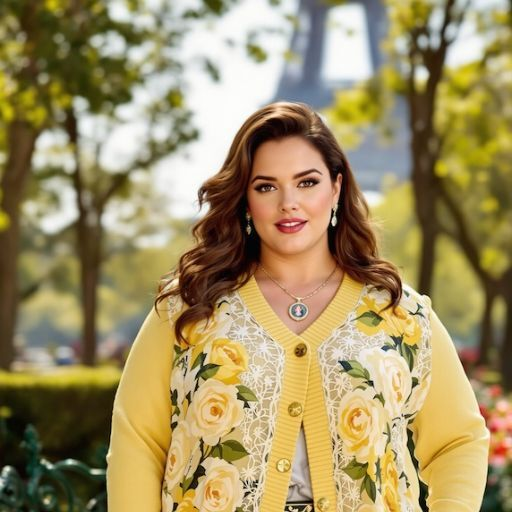
#> input picture SliderTraining-Klein/test1.jpg, 512 x 512 px
$ python -i generate_gaze_dataset_v2.py   (imports and definitions only)
#> lines starting #> are read from the running program, lines starting #| are printed output that depends on the picture; after the words box and inside, x2 and y2 are one past the last pixel; in counts of white or black regions, pixels touching at a corner belong together
"""
Generate horizontal gaze pairs using LivePortrait with optional eye-only blending.

For each source image this script writes:
  neg/<stem>.png      gaze left
  pos/<stem>.png      gaze right
  neutral/<stem>.png  resized source
  masks/<stem>.png    soft eye mask (when blend_mode=eyes_only)

The default blend mode is `eyes_only` to avoid the soft-skin artifact from
full-frame LivePortrait warping. Only the eye regions are transferred from the
warped image back onto the neutral source image.
"""

import argparse
import os
import sys
from pathlib import Path

import cv2
import numpy as np
from PIL import Image

LIVEPORTRAIT_DIR = os.path.join(os.path.dirname(os.path.abspath(__file__)), "../LivePortrait")
sys.path.insert(0, LIVEPORTRAIT_DIR)


# [40 lines left out: functions build_liveportrait, warp_gaze, not called in this run]


def _largest_box(boxes):
    if len(boxes) == 0:
        return None
    return max(boxes, key=lambda b: int(b[2]) * int(b[3]))


def _box_center(box):
    x, y, w, h = map(float, box)
    return x + 0.5 * w, y + 0.5 * h


def _box_area(box):
    return max(0.0, float(box[2])) * max(0.0, float(box[3]))


# [20 lines left out: function _box_iou, not called in this run]


def _dedupe_boxes(boxes, iou_threshold=0.18):
    deduped = []
    for box in sorted(boxes, key=_box_area, reverse=True):
        if any(_box_iou(box, kept) >= iou_threshold for kept in deduped):
            continue
        deduped.append(tuple(map(int, box)))
    return deduped


def _default_eye_boxes(image_width, image_height, face_box=None):
    if face_box is not None:
        fx, fy, fw, fh = map(int, face_box)
        eye_w = max(12, int(fw * 0.18))
        eye_h = max(8, int(fh * 0.10))
        eye_cy = fy + int(fh * 0.39)
        left_cx = fx + int(fw * 0.34)
        right_cx = fx + int(fw * 0.66)
        return [
            (left_cx - eye_w // 2, eye_cy - eye_h // 2, eye_w, eye_h),
            (right_cx - eye_w // 2, eye_cy - eye_h // 2, eye_w, eye_h),
        ]

    cx = image_width // 2
    cy = int(image_height * 0.38)
    rx = int(image_width * 0.09)
    ry = int(image_height * 0.05)
    offset = int(image_width * 0.13)
    return [
        (cx - offset - rx, cy - ry, 2 * rx, 2 * ry),
        (cx + offset - rx, cy - ry, 2 * rx, 2 * ry),
    ]


def _filter_eye_boxes(eye_boxes, face_box):
    if face_box is None:
        return [tuple(map(int, box)) for box in eye_boxes]

    fx, fy, fw, fh = map(float, face_box)
    filtered = []
    for box in eye_boxes:
        ex, ey, ew, eh = map(float, box)
        cx, cy = _box_center(box)
        aspect = ew / max(eh, 1.0)
        if ew < fw * 0.07 or ew > fw * 0.32:
            continue
        if eh < fh * 0.05 or eh > fh * 0.20:
            continue
        if cx < fx + fw * 0.10 or cx > fx + fw * 0.90:
            continue
        if cy < fy + fh * 0.18 or cy > fy + fh * 0.52:
            continue
        if aspect < 0.6 or aspect > 3.5:
            continue
        filtered.append((int(ex), int(ey), int(ew), int(eh)))
    return _dedupe_boxes(filtered)


def _select_eye_pair(eye_boxes, face_box):
    if len(eye_boxes) < 2:
        return None

    if face_box is None:
        face_width = max(float(max(box[0] + box[2] for box in eye_boxes) - min(box[0] for box in eye_boxes)), 1.0)
        face_height = max(float(max(box[1] + box[3] for box in eye_boxes) - min(box[1] for box in eye_boxes)), 1.0)
        face_center_x = sum(_box_center(box)[0] for box in eye_boxes) / float(len(eye_boxes))
    else:
        fx, fy, fw, fh = map(float, face_box)
        face_width = max(fw, 1.0)
        face_height = max(fh, 1.0)
        face_center_x = fx + 0.5 * fw

    best_pair = None
    best_score = -1e9
    for i in range(len(eye_boxes)):
        for j in range(i + 1, len(eye_boxes)):
            left, right = sorted((eye_boxes[i], eye_boxes[j]), key=lambda box: box[0])
            left_cx, left_cy = _box_center(left)
            right_cx, right_cy = _box_center(right)
            separation = (right_cx - left_cx) / face_width
            vertical_gap = abs(right_cy - left_cy) / face_height
            overlap = _box_iou(left, right)
            area_ratio = min(_box_area(left), _box_area(right)) / max(_box_area(left), _box_area(right), 1.0)

            score = area_ratio * 3.0
            score -= vertical_gap * 6.0
            score -= abs(separation - 0.32) * 5.0
            score -= overlap * 8.0

            if left_cx >= face_center_x or right_cx <= face_center_x:
                score -= 2.5
            if separation < 0.16 or separation > 0.72:
                score -= 2.0
            if vertical_gap > 0.14:
                score -= 2.0

            if score > best_score:
                best_score = score
                best_pair = [left, right]

    if best_score < -0.25:
        return None
    return best_pair


def build_eye_mask(
    source_rgb: np.ndarray,
    eye_mask_scale: float = 1.8,
    eye_mask_blur: int = 31,
) -> np.ndarray:
#> called with eye_mask_scale = 1.8, eye_mask_blur = 31
    h, w = source_rgb.shape[:2]
#> h = 512; w = 512
    gray = cv2.cvtColor(source_rgb, cv2.COLOR_RGB2GRAY)
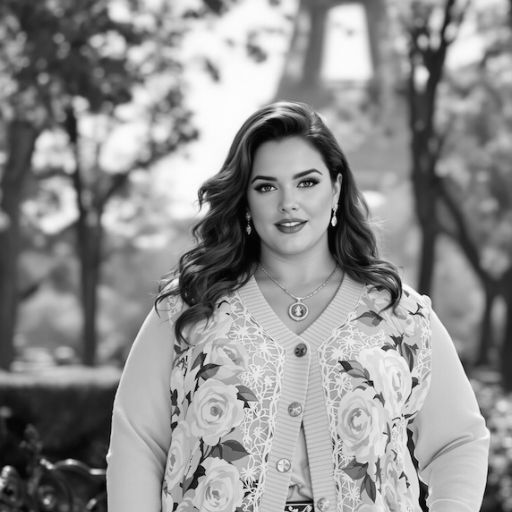
#> gray: shape (512, 512); min 0, max 255, mean 143.9

    face_detector = cv2.CascadeClassifier(
        cv2.data.haarcascades + "haarcascade_frontalface_default.xml"
    )
    eye_detector = cv2.CascadeClassifier(cv2.data.haarcascades + "haarcascade_eye.xml")

    faces = face_detector.detectMultiScale(
        gray,
        scaleFactor=1.1,
        minNeighbors=5,
        minSize=(max(48, w // 8), max(48, h // 8)),
    )
#> faces = [[236, 142, 109, 109]]
    face = _largest_box(faces)
#> face = [236, 142, 109, 109]

    eye_boxes = []
    if face is not None:
        fx, fy, fw, fh = map(int, face)
#> fx = 236; fy = 142; fw = 109; fh = 109
        roi_y_end = fy + int(fh * 0.65)
#> roi_y_end = 212
        roi = gray[fy:roi_y_end, fx:fx + fw]
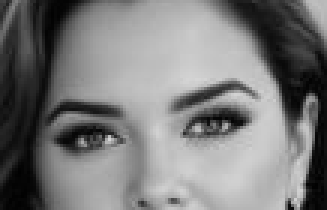
#> roi: shape (70, 109) (shown 3 times larger); min 1, max 213, mean 122.3
        detected = eye_detector.detectMultiScale(
            roi,
            scaleFactor=1.1,
            minNeighbors=5,
            minSize=(max(12, fw // 12), max(12, fh // 12)),
        )
#> detected = [[58, 28, 25, 25], [16, 33, 25, 25]]
        for ex, ey, ew, eh in detected:
            eye_boxes.append((fx + int(ex), fy + int(ey), int(ew), int(eh)))
#> this loop made 2 passes
#> after the loop, eye_boxes = [(294, 170, 25, 25), (252, 175, 25, 25)]

    eye_boxes = _filter_eye_boxes(eye_boxes, face)
#> in _filter_eye_boxes, `fx, fy, fw, fh = map(float, face_box)`: fx = 236; fy = 142; fw = 109
#> the loop in _filter_eye_boxes, `for box in eye_boxes:` made 2 passes
#> (ex, ey, ew, eh, x in _box_center, y in _box_center, w in _box_center, h in _box_center) on passes 1 to 2: (294, 170, 25, 25, 294, 170, 25, 25), (252, 175, 25, 25, 252, 175, 25, 25)
#> after the loop in _filter_eye_boxes, `for box in eye_boxes:`: filtered = []
#> eye_boxes = []
    eye_pair = _select_eye_pair(eye_boxes[:6], face)
    if eye_pair is not None:
        eye_boxes = eye_pair
    else:
        eye_boxes = _default_eye_boxes(w, h, face)
#> in _default_eye_boxes, `fx, fy, fw, fh = map(int, face_box)`: fx = 236; fy = 142; fw = 109
#> in _default_eye_boxes, `eye_w = max(12, int(fw * 0.18))`: eye_w = 19
#> in _default_eye_boxes, `eye_h = max(8, int(fh * 0.10))`: eye_h = 10
#> in _default_eye_boxes, `eye_cy = fy + int(fh * 0.39)`: eye_cy = 184
#> in _default_eye_boxes, `left_cx = fx + int(fw * 0.34)`: left_cx = 273
#> in _default_eye_boxes, `right_cx = fx + int(fw * 0.66)`: right_cx = 307
#> eye_boxes = [(264, 179, 19, 10), (298, 179, 19, 10)]

    mask = np.zeros((h, w), dtype=np.float32)
    face_width = float(face[2]) if face is not None else float(w)
#> face_width = 109
    face_height = float(face[3]) if face is not None else float(h)
#> face_height = 109
    for ex, ey, ew, eh in eye_boxes:
        cx = int(ex + ew * 0.5)
        cy = int(ey + eh * 0.5)
        rx = max(8, int(ew * 0.5 * eye_mask_scale))
        ry = max(6, int(eh * 0.6 * eye_mask_scale))
        rx = min(rx, int(max(10.0, face_width * 0.16)))
        ry = min(ry, int(max(8.0, face_height * 0.11)))
        cv2.ellipse(mask, (cx, cy), (rx, ry), 0, 0, 360, 1.0, -1)
#> this loop made 2 passes
#> (ex, ey, ew, eh, cx, cy, rx, ry) on passes 1 to 2: (264, 179, 19, 10, 273, 184, 17, 10), (298, 179, 19, 10, 307, 184, 17, 10)
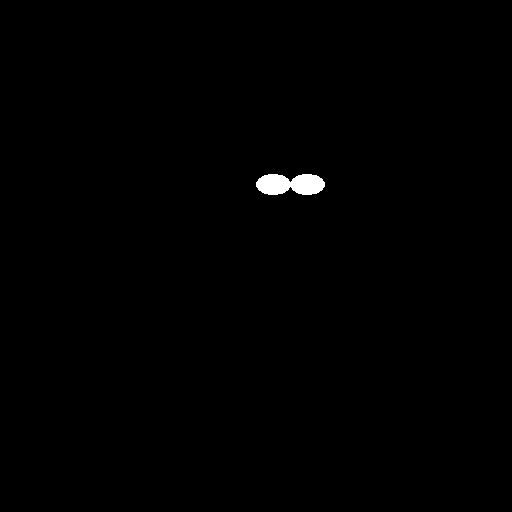
#> mask: shape (512, 512) float32; values 0 (black) and 1 (white), 0.44% white; 1 white region, box (x1, y1, x2, y2) and area: (256, 174, 325, 195) 1149

    if eye_mask_blur <= 0:
        eye_mask_blur = 1
    if eye_mask_blur % 2 == 0:
        eye_mask_blur += 1

    mask = cv2.GaussianBlur(mask, (eye_mask_blur, eye_mask_blur), 0)
    return np.clip(mask, 0.0, 1.0)


# [126 lines left out: functions blend_eyes_only, collect_source_images, resolve_existing_triplet, main, not called in this run]


# [2 lines not run here, left out]

>>> import cv2
>>> picture = cv2.cvtColor(cv2.imread('test1.jpg'), cv2.COLOR_BGR2RGB)
>>> result = build_eye_mask(picture)
